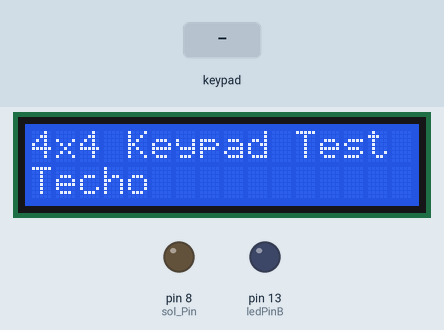
Bench run of a sketch on a simulated Arduino Uno, built with avr-gcc and run on an emulated ATmega328P. Shown: 16×2 character LCD, output pins drawn as LEDs (lit = HIGH). The inputs (shaded band) are chosen by the test bench. What the sketch prints to the serial monitor is not drawn.

Above: at 0.3 s.
3.5 s: keypad keys 1 2 3 4 # pressed 0.4 s apart
At 6.5 s:
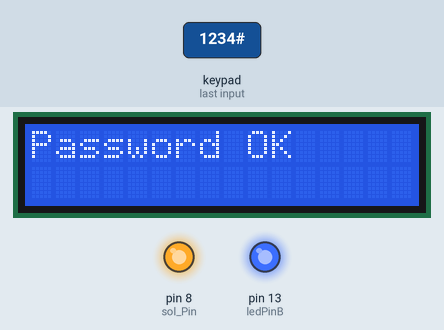
7.0 s: key 'A' pressed
At 9.3 s:
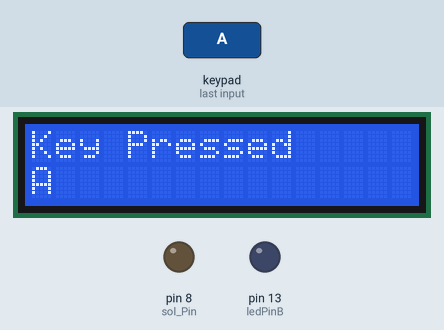
9.6 s: key 'B' pressed
At 10.7 s:
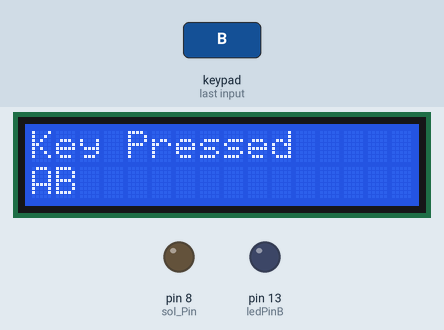
11.1 s: keypad keys 1 2 3 4 * pressed 0.4 s apart
At 14.0 s:
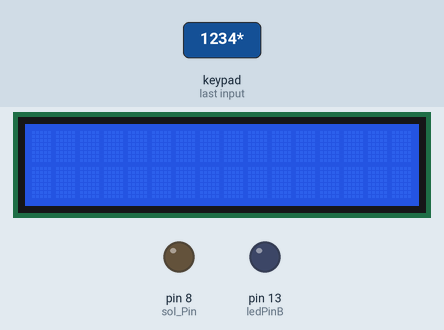
15.2 s: key 'C' pressed
At 16.3 s:
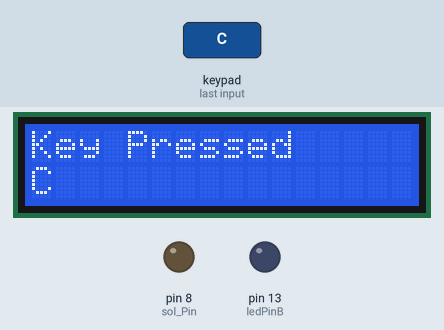
16.7 s: keypad keys 1 2 3 4 A pressed 0.4 s apart
At 19.7 s:
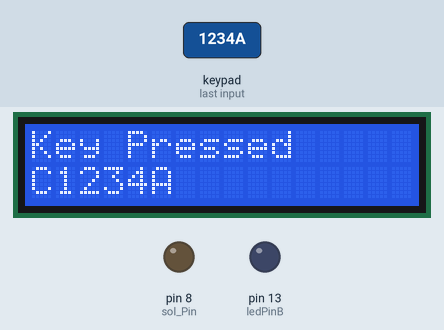
Timing chart, 0 to 21.2 s (numbered marks = the images above; inputs shaded):
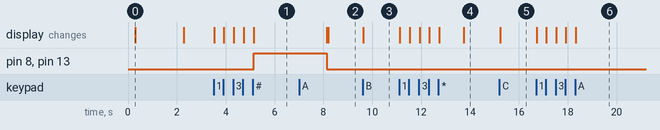

The sketch:

Lab44.ino
```cpp
/* 4.4 */
//https://app.cirkitdesigner.com/project/a6b3fc65-a264-4c7a-8850-412827d64350

#include <Wire.h>
#include <LiquidCrystal_I2C.h>

#include <Keypad.h>

LiquidCrystal_I2C lcd(0x27,16,2);

#define ledPinB 13
#define sol_Pin 8 //solenoid

const byte ROWS = 4; // Number of rows
const byte COLS = 4; // Number of columns

char keys[ROWS][COLS] = {
  {'1', '2', '3', 'A'},
  {'4', '5', '6', 'B'},
  {'7', '8', '9', 'C'},
  {'*', '0', '#', 'D'}
};

byte rowPins[ROWS] = {12, 11, 10, 9};   // Connect to R1, R2, R3, R4
byte colPins[COLS] = {7, 6, 5, 4};   // Connect to C1, C2, C3, C4

// Create a Keypad object
Keypad keypad = Keypad(makeKeymap(keys), rowPins, colPins, ROWS, COLS);
String input_password = "";


const String password_1 = "1234";

void setup() {

pinMode(ledPinB,OUTPUT);
digitalWrite(ledPinB,0);
delay(100);

pinMode(sol_Pin,OUTPUT);
digitalWrite(sol_Pin,0);
delay(100);

  Serial.begin(9600); // Initialize serial communication
  Serial.println("4x4 Keypad Test");

  lcd.init();
  lcd.backlight();
  lcd.clear();

  lcd.setCursor(0, 0);
  lcd.print("4x4 Keypad Test");
  lcd.setCursor(0, 1);
  lcd.print("Techo");
  delay(2000);
  lcd.clear();
}


void loop() {
  // put your setup code here, to run once:

   char key = keypad.getKey(); // Get the key pressed

  if (key) { // If a key is pressed
    lcd.setCursor(0,0);
    lcd.print("Key Pressed");
    Serial.println (key);

    if (key == '*') {
      input_password = "";
     lcd.clear();
     lcd.setCursor(1,0);
     lcd.print("CLEAR PASSWORD");
    delay(1000);
    lcd.clear();
    }
    else if(key == '#'){
        if (input_password==password_1){
            lcd.clear();
            lcd.print("Password OK");
            Serial.print("Password OK");
            digitalWrite(ledPinB,1);
            digitalWrite(sol_Pin,1);
            delay(3000);
            digitalWrite(ledPinB,0);
            digitalWrite(sol_Pin,0);
        }


         else{
            lcd.print("Password FAIL");
            lcd.clear();
            delay(3000);
        }
        input_password = "";
         lcd.clear();
    }
else{
    input_password += key;
    lcd.setCursor(0, 1);
    lcd.print(input_password);
     }
}

    Serial.print("Key Pressed: ");
    Serial.println(key); // Print the key to the serial monitor

  }
```

Measured:
- after the input at 3.5 s, pin 8 (sol_Pin), pin 13 (ledPinB): LOW → HIGH after 1.6 s; the display: first changes at once (image 1 shows a later state)
- after the input at 7.0 s, the display: first differs from a run without the input after 1.2 s (image 2)
- after the input at 9.6 s, the display: changes at once (image 3)
- after the input at 11.1 s, the display: first changes at once (image 4 shows a later state)
- after the input at 15.2 s, the display: changes at once (image 5)
- after the input at 16.7 s, the display: first changes at once (image 6 shows a later state)
- what the display in image 0 shows lasts 2.0 s, from 0.3 s to 2.3 s
